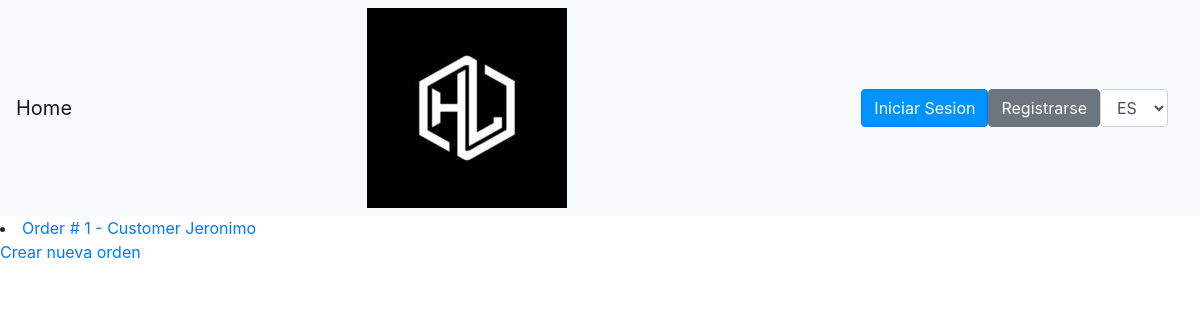
Before: /products/order_list/ with the older database file.
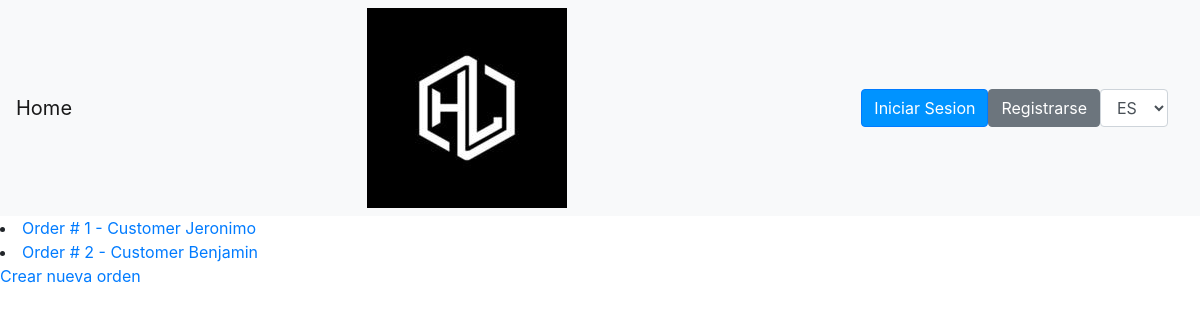
After: the same page with the newer database file.
### products/models.py (models this page shows, shortened)
class Order(models.Model):
    customer = models.ForeignKey(
        Customer,
        on_delete=models.CASCADE
    )
    date = models.DateTimeField(auto_now_add=True)

class Customer(models.Model):
    name = models.CharField(max_length=255)
    email = models.EmailField(unique=True)
    phone = models.CharField(max_length=20)

### products/views.py (the view)
class OrderList(ListView):
    model = Order
    template_name = 'orders/list.html'
    context_object_name = 'orders'

### itec2025/context_processors.py (called while the page is built)
def get_time_data(request):
    return {
        'current_year': date.today().year,
        'current_date': date.today()
    }

### products/templates/orders/list.html (shortened to what this page needs)
{% extends 'base.html' %}
{% block content %}
    {% for order in orders %}
        <li>
            <a href="{% url 'order_detail' order.id%}">
                Order # {{order.id}} - Customer {{order.customer.name}}
            </a>
        </li>
    {% empty %}
        <li> Empty Orders</li>
    {% endfor %}
    <a href="{% url 'order_create' %}"> Crear nueva orden </a>
{% endblock %}

Changed rows visible on the page:
added Order: id "2", customer.name "Benjamin"
